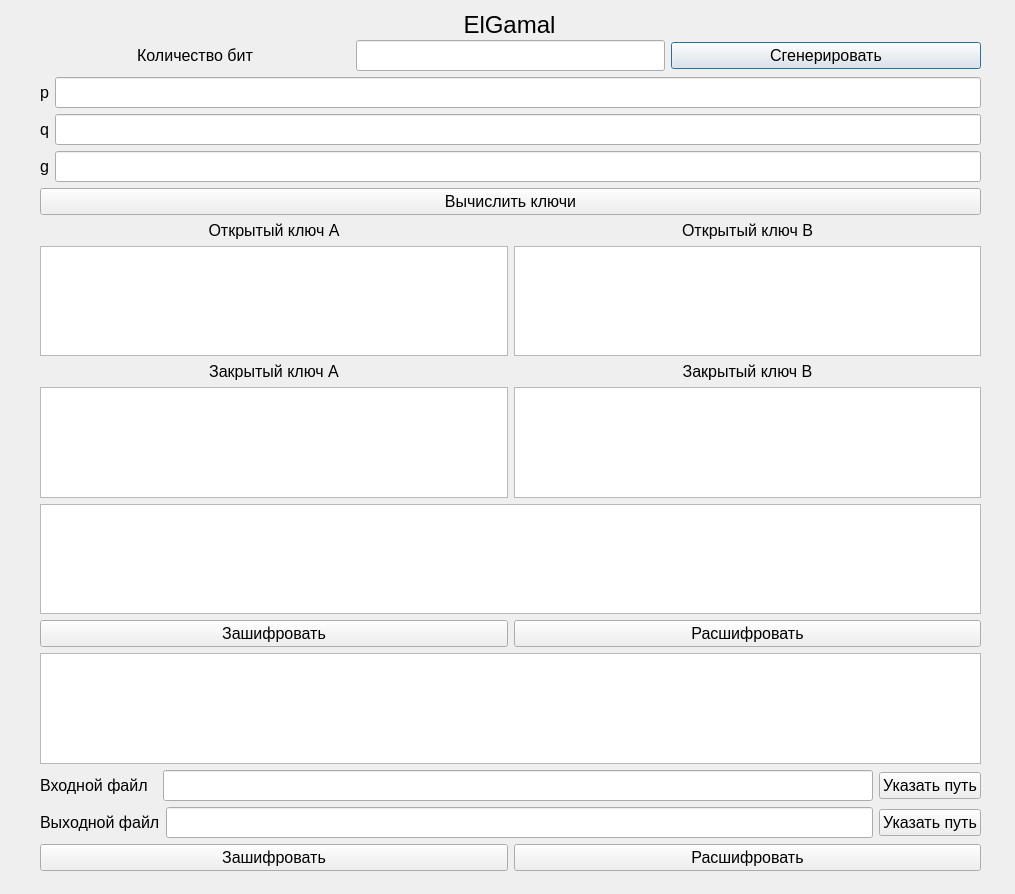
<?xml version="1.0" encoding="UTF-8"?>
<ui version="4.0">
 <class>ElGamal</class>
 <widget class="QDialog" name="ElGamal">
  <property name="geometry">
   <rect>
    <x>0</x>
    <y>0</y>
    <width>1015</width>
    <height>894</height>
   </rect>
  </property>
  <property name="windowTitle">
   <string>ElGamal</string>
  </property>
  <widget class="QWidget" name="layoutWidget">
   <property name="geometry">
    <rect>
     <x>40</x>
     <y>40</y>
     <width>941</width>
     <height>831</height>
    </rect>
   </property>
   <layout class="QVBoxLayout" name="verticalLayout_3">
    <item>
     <layout class="QHBoxLayout" name="horizontalLayout_4">
      <item>
       <widget class="QLabel" name="label_5">
        <property name="font">
         <font>
          <pointsize>12</pointsize>
         </font>
        </property>
        <property name="text">
         <string>Количество бит</string>
        </property>
        <property name="alignment">
         <set>Qt::AlignCenter</set>
        </property>
       </widget>
      </item>
      <item>
       <widget class="QLineEdit" name="bits">
        <property name="sizePolicy">
         <sizepolicy hsizetype="Preferred" vsizetype="Fixed">
          <horstretch>0</horstretch>
          <verstretch>0</verstretch>
         </sizepolicy>
        </property>
        <property name="font">
         <font>
          <pointsize>14</pointsize>
         </font>
        </property>
       </widget>
      </item>
      <item>
       <widget class="QPushButton" name="generate_pqg">
        <property name="font">
         <font>
          <pointsize>12</pointsize>
         </font>
        </property>
        <property name="text">
         <string>Сгенерировать</string>
        </property>
       </widget>
      </item>
     </layout>
    </item>
    <item>
     <layout class="QHBoxLayout" name="horizontalLayout">
      <item>
       <widget class="QLabel" name="label">
        <property name="font">
         <font>
          <pointsize>12</pointsize>
         </font>
        </property>
        <property name="text">
         <string>p</string>
        </property>
       </widget>
      </item>
      <item>
       <widget class="QLineEdit" name="p">
        <property name="font">
         <font>
          <pointsize>14</pointsize>
         </font>
        </property>
        <property name="readOnly">
         <bool>true</bool>
        </property>
       </widget>
      </item>
     </layout>
    </item>
    <item>
     <layout class="QHBoxLayout" name="horizontalLayout_2">
      <item>
       <widget class="QLabel" name="label_2">
        <property name="font">
         <font>
          <pointsize>12</pointsize>
         </font>
        </property>
        <property name="text">
         <string>q</string>
        </property>
       </widget>
      </item>
      <item>
       <widget class="QLineEdit" name="q">
        <property name="font">
         <font>
          <pointsize>14</pointsize>
         </font>
        </property>
        <property name="readOnly">
         <bool>true</bool>
        </property>
       </widget>
      </item>
     </layout>
    </item>
    <item>
     <layout class="QHBoxLayout" name="horizontalLayout_5">
      <item>
       <layout class="QHBoxLayout" name="horizontalLayout_3">
        <item>
         <widget class="QLabel" name="label_3">
          <property name="font">
           <font>
            <pointsize>12</pointsize>
           </font>
          </property>
          <property name="text">
           <string>g</string>
          </property>
         </widget>
        </item>
        <item>
         <widget class="QLineEdit" name="g">
          <property name="font">
           <font>
            <pointsize>14</pointsize>
           </font>
          </property>
          <property name="readOnly">
           <bool>true</bool>
          </property>
         </widget>
        </item>
       </layout>
      </item>
     </layout>
    </item>
    <item>
     <widget class="QPushButton" name="generate_keys">
      <property name="font">
       <font>
        <pointsize>12</pointsize>
       </font>
      </property>
      <property name="text">
       <string>Вычислить ключи</string>
      </property>
     </widget>
    </item>
    <item>
     <layout class="QHBoxLayout" name="horizontalLayout_6">
      <item>
       <layout class="QVBoxLayout" name="verticalLayout">
        <item>
         <widget class="QLabel" name="label_6">
          <property name="font">
           <font>
            <pointsize>12</pointsize>
           </font>
          </property>
          <property name="text">
           <string>Открытый ключ A</string>
          </property>
          <property name="alignment">
           <set>Qt::AlignCenter</set>
          </property>
         </widget>
        </item>
        <item>
         <widget class="QTextEdit" name="public_key_a">
          <property name="font">
           <font>
            <pointsize>14</pointsize>
           </font>
          </property>
          <property name="readOnly">
           <bool>true</bool>
          </property>
         </widget>
        </item>
        <item>
         <widget class="QLabel" name="label_8">
          <property name="font">
           <font>
            <pointsize>12</pointsize>
           </font>
          </property>
          <property name="text">
           <string>Закрытый ключ A</string>
          </property>
          <property name="alignment">
           <set>Qt::AlignCenter</set>
          </property>
         </widget>
        </item>
        <item>
         <widget class="QTextEdit" name="private_key_a">
          <property name="font">
           <font>
            <pointsize>14</pointsize>
           </font>
          </property>
          <property name="readOnly">
           <bool>true</bool>
          </property>
         </widget>
        </item>
       </layout>
      </item>
      <item>
       <layout class="QVBoxLayout" name="verticalLayout_2">
        <item>
         <widget class="QLabel" name="label_7">
          <property name="font">
           <font>
            <pointsize>12</pointsize>
           </font>
          </property>
          <property name="text">
           <string>Открытый ключ B</string>
          </property>
          <property name="alignment">
           <set>Qt::AlignCenter</set>
          </property>
         </widget>
        </item>
        <item>
         <widget class="QTextEdit" name="public_key_b">
          <property name="font">
           <font>
            <pointsize>14</pointsize>
           </font>
          </property>
          <property name="readOnly">
           <bool>true</bool>
          </property>
         </widget>
        </item>
        <item>
         <widget class="QLabel" name="label_9">
          <property name="font">
           <font>
            <pointsize>12</pointsize>
           </font>
          </property>
          <property name="text">
           <string>Закрытый ключ B</string>
          </property>
          <property name="alignment">
           <set>Qt::AlignCenter</set>
          </property>
         </widget>
        </item>
        <item>
         <widget class="QTextEdit" name="private_key_b">
          <property name="font">
           <font>
            <pointsize>14</pointsize>
           </font>
          </property>
          <property name="readOnly">
           <bool>true</bool>
          </property>
         </widget>
        </item>
       </layout>
      </item>
     </layout>
    </item>
    <item>
     <layout class="QVBoxLayout" name="verticalLayout_4">
      <item>
       <widget class="QTextEdit" name="input">
        <property name="font">
         <font>
          <pointsize>14</pointsize>
         </font>
        </property>
       </widget>
      </item>
      <item>
       <layout class="QHBoxLayout" name="horizontalLayout_10">
        <item>
         <widget class="QPushButton" name="encrypt_text">
          <property name="font">
           <font>
            <pointsize>12</pointsize>
           </font>
          </property>
          <property name="text">
           <string>Зашифровать</string>
          </property>
         </widget>
        </item>
        <item>
         <widget class="QPushButton" name="decrypt_text">
          <property name="font">
           <font>
            <pointsize>12</pointsize>
           </font>
          </property>
          <property name="text">
           <string>Расшифровать</string>
          </property>
         </widget>
        </item>
       </layout>
      </item>
      <item>
       <widget class="QTextEdit" name="output_3">
        <property name="font">
         <font>
          <pointsize>14</pointsize>
         </font>
        </property>
        <property name="readOnly">
         <bool>true</bool>
        </property>
       </widget>
      </item>
      <item>
       <layout class="QHBoxLayout" name="horizontalLayout_7">
        <item>
         <widget class="QLabel" name="inputFileText">
          <property name="font">
           <font>
            <pointsize>12</pointsize>
           </font>
          </property>
          <property name="text">
           <string>Входной файл  </string>
          </property>
         </widget>
        </item>
        <item>
         <widget class="QLineEdit" name="inputFilePath">
          <property name="font">
           <font>
            <pointsize>14</pointsize>
           </font>
          </property>
         </widget>
        </item>
        <item>
         <widget class="QPushButton" name="inputFilePathButton">
          <property name="font">
           <font>
            <pointsize>12</pointsize>
           </font>
          </property>
          <property name="text">
           <string>Указать путь</string>
          </property>
         </widget>
        </item>
       </layout>
      </item>
      <item>
       <layout class="QHBoxLayout" name="horizontalLayout_9">
        <item>
         <widget class="QLabel" name="outputFileText">
          <property name="font">
           <font>
            <pointsize>12</pointsize>
           </font>
          </property>
          <property name="text">
           <string>Выходной файл</string>
          </property>
         </widget>
        </item>
        <item>
         <widget class="QLineEdit" name="outputFilePath">
          <property name="font">
           <font>
            <pointsize>14</pointsize>
           </font>
          </property>
         </widget>
        </item>
        <item>
         <widget class="QPushButton" name="outputFilePathButton">
          <property name="font">
           <font>
            <pointsize>12</pointsize>
           </font>
          </property>
          <property name="text">
           <string>Указать путь</string>
          </property>
         </widget>
        </item>
       </layout>
      </item>
      <item>
       <layout class="QHBoxLayout" name="horizontalLayout_8">
        <item>
         <widget class="QPushButton" name="encrypt_file">
          <property name="font">
           <font>
            <pointsize>12</pointsize>
           </font>
          </property>
          <property name="text">
           <string>Зашифровать</string>
          </property>
         </widget>
        </item>
        <item>
         <widget class="QPushButton" name="decrypt_file">
          <property name="font">
           <font>
            <pointsize>12</pointsize>
           </font>
          </property>
          <property name="text">
           <string>Расшифровать</string>
          </property>
         </widget>
        </item>
       </layout>
      </item>
     </layout>
    </item>
   </layout>
  </widget>
  <widget class="QLabel" name="cypherName">
   <property name="geometry">
    <rect>
     <x>30</x>
     <y>10</y>
     <width>959</width>
     <height>29</height>
    </rect>
   </property>
   <property name="font">
    <font>
     <pointsize>18</pointsize>
    </font>
   </property>
   <property name="text">
    <string>ElGamal</string>
   </property>
   <property name="alignment">
    <set>Qt::AlignCenter</set>
   </property>
  </widget>
  <widget class="QTextEdit" name="output">
   <property name="geometry">
    <rect>
     <x>40</x>
     <y>1163</y>
     <width>939</width>
     <height>192</height>
    </rect>
   </property>
   <property name="font">
    <font>
     <pointsize>14</pointsize>
    </font>
   </property>
   <property name="readOnly">
    <bool>true</bool>
   </property>
  </widget>
  <widget class="QTextEdit" name="output_2">
   <property name="geometry">
    <rect>
     <x>620</x>
     <y>1243</y>
     <width>939</width>
     <height>192</height>
    </rect>
   </property>
   <property name="font">
    <font>
     <pointsize>14</pointsize>
    </font>
   </property>
   <property name="readOnly">
    <bool>true</bool>
   </property>
  </widget>
  <widget class="QTextEdit" name="input_2">
   <property name="geometry">
    <rect>
     <x>620</x>
     <y>1010</y>
     <width>939</width>
     <height>192</height>
    </rect>
   </property>
   <property name="font">
    <font>
     <pointsize>14</pointsize>
    </font>
   </property>
  </widget>
 </widget>
 <resources/>
 <connections/>
</ui>
